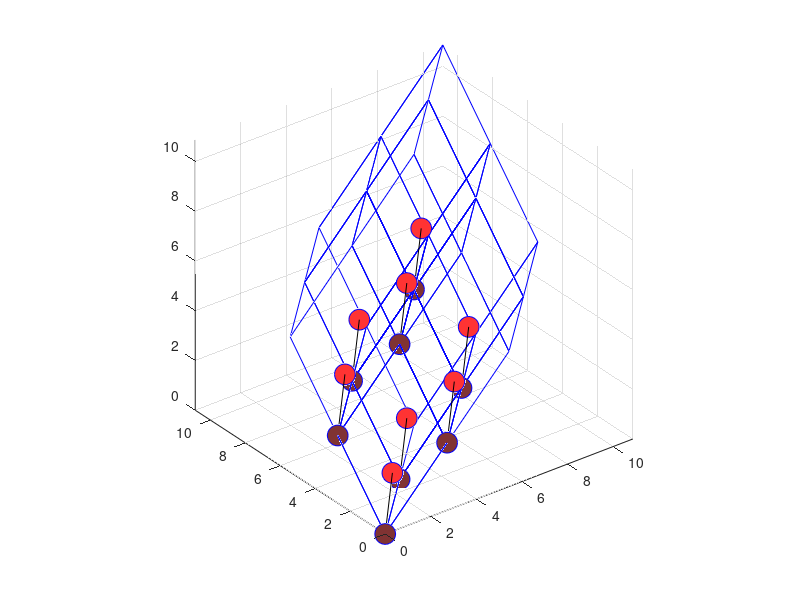

This chart was generated by the following MATLAB code:
%% CB-KIM Basis Vector Determination
clc;clear all; close all;
% lattice parameters
I=2; 
J=2; 
K=2;

% number of atoms in a unit cell
n=2; 

% define material numbers
Si=14;

% define storage vector for all atom locations in basis
r_atoms_all = zeros(I*J*K*n,4);

%% Define Unit Cell Basis
% define the unit cell basis vectors (non-orthogonal basis)
a1 = [0.0000000000000000E+00; 0.2715474887350542E+01; 0.2715474887350542E+01;];
a2 = [0.2715474887350542E+01; 0.0000000000000000E+00; 0.2715474887350542E+01];
a3 = [.2715474887350542E+01; 0.2715474887350542E+01; 0.0000000000000000E+00];

% Cell plot arrays
X = [0, a1(1), a1(1)+a2(1), a2(1), 0, 0+a3(1), a1(1)+a3(1), a1(1)+a2(1)+a3(1), a2(1)+a3(1), 0+a3(1), a2(1)+a3(1), a2(1), a1(1)+a2(1), a1(1)+a2(1)+a3(1), a1(1)+a3(1), a1(1)];
Y = [0, a1(2), a1(2)+a2(2), a2(2), 0, 0+a3(2), a1(2)+a3(2), a1(2)+a2(2)+a3(2), a2(2)+a3(2), 0+a3(2), a2(2)+a3(2), a2(2), a1(2)+a2(2), a1(2)+a2(2)+a3(2), a1(2)+a3(2), a1(2)];
Z = [0, a1(3), a1(3)+a2(3), a2(3), 0, 0+a3(3), a1(3)+a3(3), a1(3)+a2(3)+a3(3), a2(3)+a3(3), 0+a3(3), a2(3)+a3(3), a2(3), a1(3)+a2(3), a1(3)+a2(3)+a3(3), a1(3)+a3(3), a1(3)];


%Scaled Basis for CBKIM input file
a_basis_scaled = [I*a1';J*a2';K*a3'];

%% Loop over IJK to construct lattice
% define atom locations in the unit cell
r1 = [0.0000000000000000E+00; 0.0000000000000000E+00; 0.0000000000000000E+00];
r2 = [0.1357737443675271E+01; 0.1357737443675271E+01; 0.1357737443675271E+01];
r_unit_atoms = [r1, r2];

m=1;
for i = 1:1:I
    for j = 1:1:J
        for k = 1:1:K
            Rc = (i-1)*a1 + (j-1)*a2 + (k-1)*a3;
            for p = 1:1:n
                R = Rc + r_unit_atoms(:,p);
                r_atoms_all(m,:)=[Si, R'];
                plot3(R(1),R(2),R(3),'bo','Markersize',15,'MarkerFaceColor',...
                    [1*p/n,0.2,0.2]); hold on; grid on; axis equal;  % mod color on the basis atoms
                m=m+1;
            end
            % Drawline connecting the TWO atoms in the basis
            plot3(r_atoms_all((m-2):(m-1),2),r_atoms_all((m-2):(m-1),3),r_atoms_all((m-2):(m-1),4),'-k');
            % Plot lattice cell
            plot3(X+Rc(1),Y+Rc(2),Z+Rc(3),'-b')
        end
    end
end
plot3(X,Y,Z,'-b')
%% Export Atom Locations to a Text file
format long
fileID1 = fopen('atoms.txt','w');
formatSpec = '%d %.8f %.8f %.8f\n';
[nrows,ncols] = size(r_atoms_all);
for row = 1:nrows
    fprintf(fileID1,formatSpec,r_atoms_all(row,:));
end
fclose(fileID1);

%% Export Scaled Basis to a Text file
format long
fileID2 = fopen('scaled_basis.txt','w');
formatSpec = '%.8f  %.8f %.8f\n';
[nrows,ncols] = size(a_basis_scaled);
for row = 1:nrows
    fprintf(fileID2,formatSpec,a_basis_scaled(row,:));
end
fclose(fileID2);
